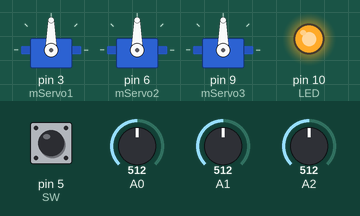
Simulated run of this sketch. Board: Arduino Uno, built with avr-gcc and run on an emulated ATmega328P. On the bench: 3 × servo, output pins drawn as LEDs (lit = HIGH). Inputs (shaded band) come from the test bench; at power-on: A0 = 512, A1 = 512, A2 = 512, pin 5 (SW) HIGH.

Above: at 1.2 s.
1.3 s: A0 set to 716
At 2.3 s:
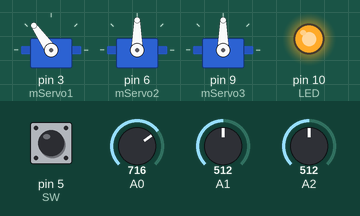
2.8 s: A1 set to 716
At 3.5 s:
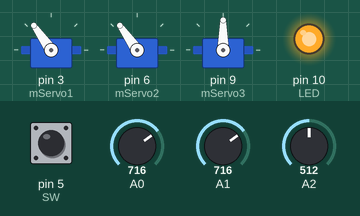
4.3 s: A2 set to 716
At 4.6 s:
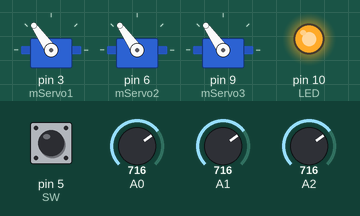
5.8 s: A0 set to 900
At 7.0 s:
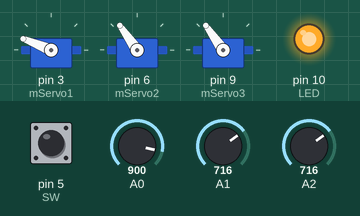
7.3 s: A1 set to 900
At 8.1 s:
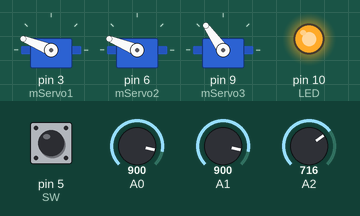
8.8 s: A2 set to 900
At 9.2 s:
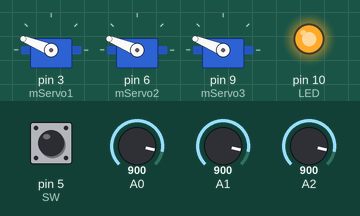
Timing chart, 0 to 11.3 s (numbered marks = the images above; inputs shaded):
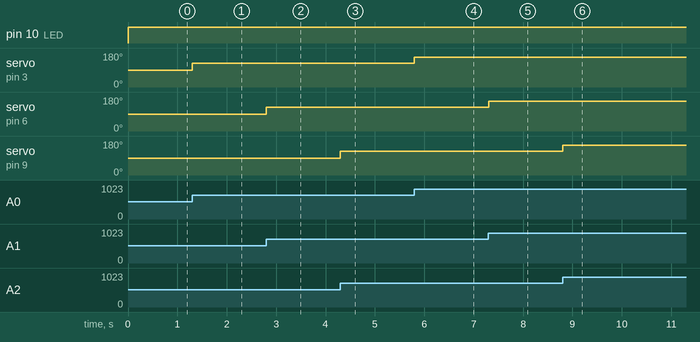

The sketch:

list01.ino
```cpp
/* Github上で修正してみた。 */
#include <Servo.h>
#define SW 5    /* タクトスイッチのポート番号 */
#define LED 10

Servo mServo1;
Servo mServo2;
Servo mServo3;

long ad0,ad1,ad2;
int theta1,theta2,theta3;

void setup()
{
    /* サーボモータのI/Oポートを入力する */
    mServo1.attach(3);  /* 第1関節サーボモーター */
    mServo2.attach(6);  /* 第2関節サーボモーター */
    mServo3.attach(9);  /* 第3関節サーボモーター */
    pinMode(SW,INPUT);
    pinMode(LED,OUTPUT);
    Serial.begin(9600);
}

void loop(){
    int flag = 0;

    digitalWrite(LED,OUTPUT);
    while(1){
        /* ボリュームのポート番号を設定する */
        ad0 = analogRead(0);    /* ボリュームセンサ1 */
        ad1 = analogRead(1);    /* ボリュームセンサ2 */
        ad2 = analogRead(2);    /* ボリュームセンサ3 */

        theta1 = ( ad0 * 180 / 1024);
        theta2 = ( ad1 * 180 / 1024);
        theta3 = ( ad2 * 180 / 1024);

        mServo1.write(theta1);
        mServo2.write(theta2);
        mServo3.write(theta3);

        if( flag == 0 && digitalRead(SW) == LOW ){
            /* スイッチON */
            delay(100);
            if( flag == 0 && digitalRead(SW) == LOW ){
                flag = 1;
                Serial.print("Moter = (");
                Serial.print(theta1);
                Serial.print(",");
                Serial.print(theta2);
                Serial.print(",");
                Serial.print(theta3);
                Serial.println(")");
            }
        }else if( flag == 1 && digitalRead(SW) == HIGH ){
            delay(100);
            if( flag == 1 && digitalRead(SW) == HIGH )
                flag = 0;
        }
    }

    while(1){
        /* 無限ループ：処理終了 */
        digitalWrite(LED,LOW);
    }

}
```

Measured:
- after the input at 1.3 s, servo on pin 3 (mServo1): 90° → 125° at once
- after the input at 2.8 s, servo on pin 6 (mServo2): 90° → 125° at once
- after the input at 4.3 s, servo on pin 9 (mServo3): 90° → 125° at once
- after the input at 5.8 s, servo on pin 3 (mServo1): 125° → 158° at once
- after the input at 7.3 s, servo on pin 6 (mServo2): 125° → 158° at once
- after the input at 8.8 s, servo on pin 9 (mServo3): 125° → 158° at once
